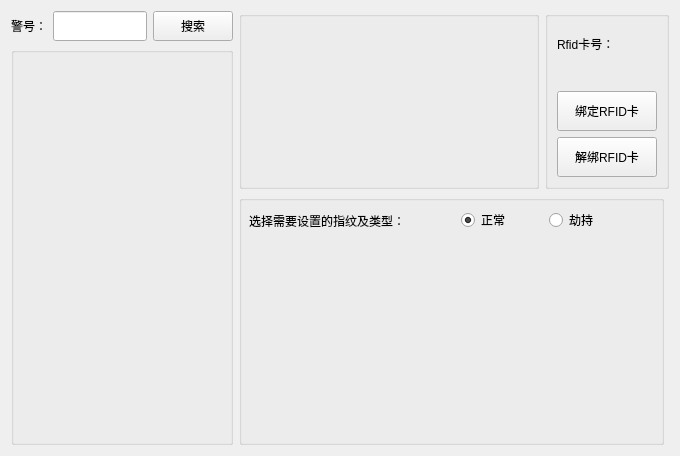
<?xml version="1.0" encoding="UTF-8"?>
<ui version="4.0">
 <class>FingerManage</class>
 <widget class="QWidget" name="FingerManage">
  <property name="geometry">
   <rect>
    <x>0</x>
    <y>0</y>
    <width>680</width>
    <height>456</height>
   </rect>
  </property>
  <property name="windowTitle">
   <string>Form</string>
  </property>
  <layout class="QGridLayout" name="gridLayout">
   <item row="1" column="0" rowspan="2">
    <widget class="ZDiyList" name="policeList"/>
   </item>
   <item row="2" column="1" colspan="2">
    <widget class="QGroupBox" name="gbFinger">
     <property name="minimumSize">
      <size>
       <width>425</width>
       <height>250</height>
      </size>
     </property>
     <property name="maximumSize">
      <size>
       <width>425</width>
       <height>250</height>
      </size>
     </property>
     <widget class="QLabel" name="label_2">
      <property name="geometry">
       <rect>
        <x>10</x>
        <y>10</y>
        <width>201</width>
        <height>31</height>
       </rect>
      </property>
      <property name="text">
       <string>选择需要设置的指纹及类型：</string>
      </property>
     </widget>
     <widget class="QToolButton" name="right05">
      <property name="geometry">
       <rect>
        <x>220</x>
        <y>110</y>
        <width>63</width>
        <height>52</height>
       </rect>
      </property>
      <property name="focusPolicy">
       <enum>Qt::NoFocus</enum>
      </property>
      <property name="icon">
       <iconset resource="../ImgSrc.qrc">
        <normaloff>:/img/fingerprint/rightfinger/Finger5_1.png</normaloff>:/img/fingerprint/rightfinger/Finger5_1.png</iconset>
      </property>
      <property name="iconSize">
       <size>
        <width>56</width>
        <height>46</height>
       </size>
      </property>
      <property name="autoRaise">
       <bool>true</bool>
      </property>
     </widget>
     <widget class="QToolButton" name="left02">
      <property name="geometry">
       <rect>
        <x>50</x>
        <y>50</y>
        <width>34</width>
        <height>89</height>
       </rect>
      </property>
      <property name="focusPolicy">
       <enum>Qt::NoFocus</enum>
      </property>
      <property name="icon">
       <iconset resource="../ImgSrc.qrc">
        <normaloff>:/img/fingerprint/leftfinger/Finger2_1.png</normaloff>:/img/fingerprint/leftfinger/Finger2_1.png</iconset>
      </property>
      <property name="iconSize">
       <size>
        <width>27</width>
        <height>83</height>
       </size>
      </property>
      <property name="autoRaise">
       <bool>true</bool>
      </property>
     </widget>
     <widget class="QToolButton" name="left03">
      <property name="geometry">
       <rect>
        <x>80</x>
        <y>40</y>
        <width>32</width>
        <height>96</height>
       </rect>
      </property>
      <property name="focusPolicy">
       <enum>Qt::NoFocus</enum>
      </property>
      <property name="icon">
       <iconset resource="../ImgSrc.qrc">
        <normaloff>:/img/fingerprint/leftfinger/Finger3_1.png</normaloff>:/img/fingerprint/leftfinger/Finger3_1.png</iconset>
      </property>
      <property name="iconSize">
       <size>
        <width>25</width>
        <height>90</height>
       </size>
      </property>
      <property name="autoRaise">
       <bool>true</bool>
      </property>
     </widget>
     <widget class="QToolButton" name="right04">
      <property name="geometry">
       <rect>
        <x>280</x>
        <y>50</y>
        <width>36</width>
        <height>86</height>
       </rect>
      </property>
      <property name="focusPolicy">
       <enum>Qt::NoFocus</enum>
      </property>
      <property name="icon">
       <iconset resource="../ImgSrc.qrc">
        <normaloff>:/img/fingerprint/rightfinger/Finger4_1.png</normaloff>:/img/fingerprint/rightfinger/Finger4_1.png</iconset>
      </property>
      <property name="iconSize">
       <size>
        <width>29</width>
        <height>80</height>
       </size>
      </property>
      <property name="autoRaise">
       <bool>true</bool>
      </property>
     </widget>
     <widget class="QToolButton" name="right06">
      <property name="geometry">
       <rect>
        <x>280</x>
        <y>140</y>
        <width>106</width>
        <height>100</height>
       </rect>
      </property>
      <property name="focusPolicy">
       <enum>Qt::NoFocus</enum>
      </property>
      <property name="icon">
       <iconset resource="../ImgSrc.qrc">
        <normaloff>:/img/fingerprint/rightfinger/rightPalm.png</normaloff>:/img/fingerprint/rightfinger/rightPalm.png</iconset>
      </property>
      <property name="iconSize">
       <size>
        <width>99</width>
        <height>94</height>
       </size>
      </property>
      <property name="autoRaise">
       <bool>true</bool>
      </property>
     </widget>
     <widget class="QToolButton" name="left06">
      <property name="geometry">
       <rect>
        <x>40</x>
        <y>140</y>
        <width>106</width>
        <height>100</height>
       </rect>
      </property>
      <property name="focusPolicy">
       <enum>Qt::NoFocus</enum>
      </property>
      <property name="icon">
       <iconset resource="../ImgSrc.qrc">
        <normaloff>:/img/fingerprint/leftfinger/leftPalm.png</normaloff>:/img/fingerprint/leftfinger/leftPalm.png</iconset>
      </property>
      <property name="iconSize">
       <size>
        <width>99</width>
        <height>94</height>
       </size>
      </property>
      <property name="autoRaise">
       <bool>true</bool>
      </property>
     </widget>
     <widget class="QToolButton" name="left01">
      <property name="geometry">
       <rect>
        <x>20</x>
        <y>80</y>
        <width>37</width>
        <height>69</height>
       </rect>
      </property>
      <property name="focusPolicy">
       <enum>Qt::NoFocus</enum>
      </property>
      <property name="icon">
       <iconset resource="../ImgSrc.qrc">
        <normaloff>:/img/fingerprint/leftfinger/Finger1_1.png</normaloff>:/img/fingerprint/leftfinger/Finger1_1.png</iconset>
      </property>
      <property name="iconSize">
       <size>
        <width>30</width>
        <height>63</height>
       </size>
      </property>
      <property name="autoRaise">
       <bool>true</bool>
      </property>
     </widget>
     <widget class="QToolButton" name="left05">
      <property name="geometry">
       <rect>
        <x>140</x>
        <y>110</y>
        <width>63</width>
        <height>52</height>
       </rect>
      </property>
      <property name="focusPolicy">
       <enum>Qt::NoFocus</enum>
      </property>
      <property name="icon">
       <iconset resource="../ImgSrc.qrc">
        <normaloff>:/img/fingerprint/leftfinger/Finger5_1.png</normaloff>:/img/fingerprint/leftfinger/Finger5_1.png</iconset>
      </property>
      <property name="iconSize">
       <size>
        <width>56</width>
        <height>46</height>
       </size>
      </property>
      <property name="autoRaise">
       <bool>true</bool>
      </property>
     </widget>
     <widget class="QToolButton" name="right03">
      <property name="geometry">
       <rect>
        <x>310</x>
        <y>40</y>
        <width>32</width>
        <height>96</height>
       </rect>
      </property>
      <property name="focusPolicy">
       <enum>Qt::NoFocus</enum>
      </property>
      <property name="icon">
       <iconset resource="../ImgSrc.qrc">
        <normaloff>:/img/fingerprint/rightfinger/Finger3_1.png</normaloff>:/img/fingerprint/rightfinger/Finger3_1.png</iconset>
      </property>
      <property name="iconSize">
       <size>
        <width>25</width>
        <height>90</height>
       </size>
      </property>
      <property name="autoRaise">
       <bool>true</bool>
      </property>
     </widget>
     <widget class="QToolButton" name="right02">
      <property name="geometry">
       <rect>
        <x>340</x>
        <y>50</y>
        <width>34</width>
        <height>89</height>
       </rect>
      </property>
      <property name="focusPolicy">
       <enum>Qt::NoFocus</enum>
      </property>
      <property name="icon">
       <iconset resource="../ImgSrc.qrc">
        <normaloff>:/img/fingerprint/rightfinger/Finger2_1.png</normaloff>:/img/fingerprint/rightfinger/Finger2_1.png</iconset>
      </property>
      <property name="iconSize">
       <size>
        <width>27</width>
        <height>83</height>
       </size>
      </property>
      <property name="autoRaise">
       <bool>true</bool>
      </property>
     </widget>
     <widget class="QToolButton" name="right01">
      <property name="geometry">
       <rect>
        <x>370</x>
        <y>80</y>
        <width>37</width>
        <height>69</height>
       </rect>
      </property>
      <property name="focusPolicy">
       <enum>Qt::NoFocus</enum>
      </property>
      <property name="icon">
       <iconset resource="../ImgSrc.qrc">
        <normaloff>:/img/fingerprint/rightfinger/Finger1_1.png</normaloff>:/img/fingerprint/rightfinger/Finger1_1.png</iconset>
      </property>
      <property name="iconSize">
       <size>
        <width>30</width>
        <height>63</height>
       </size>
      </property>
      <property name="autoRaise">
       <bool>true</bool>
      </property>
     </widget>
     <widget class="QToolButton" name="left04">
      <property name="geometry">
       <rect>
        <x>110</x>
        <y>50</y>
        <width>36</width>
        <height>86</height>
       </rect>
      </property>
      <property name="focusPolicy">
       <enum>Qt::NoFocus</enum>
      </property>
      <property name="icon">
       <iconset resource="../ImgSrc.qrc">
        <normaloff>:/img/fingerprint/leftfinger/Finger4_1.png</normaloff>:/img/fingerprint/leftfinger/Finger4_1.png</iconset>
      </property>
      <property name="iconSize">
       <size>
        <width>29</width>
        <height>80</height>
       </size>
      </property>
      <property name="autoRaise">
       <bool>true</bool>
      </property>
     </widget>
     <widget class="QRadioButton" name="typeNormal">
      <property name="geometry">
       <rect>
        <x>222</x>
        <y>10</y>
        <width>70</width>
        <height>30</height>
       </rect>
      </property>
      <property name="text">
       <string>正常</string>
      </property>
      <property name="checked">
       <bool>true</bool>
      </property>
     </widget>
     <widget class="QRadioButton" name="typeHijack">
      <property name="geometry">
       <rect>
        <x>310</x>
        <y>10</y>
        <width>70</width>
        <height>30</height>
       </rect>
      </property>
      <property name="text">
       <string>劫持</string>
      </property>
     </widget>
    </widget>
   </item>
   <item row="0" column="0">
    <widget class="QWidget" name="widget" native="true">
     <property name="sizePolicy">
      <sizepolicy hsizetype="Preferred" vsizetype="Fixed">
       <horstretch>0</horstretch>
       <verstretch>0</verstretch>
      </sizepolicy>
     </property>
     <layout class="QHBoxLayout" name="horizontalLayout">
      <property name="leftMargin">
       <number>0</number>
      </property>
      <property name="topMargin">
       <number>0</number>
      </property>
      <property name="rightMargin">
       <number>0</number>
      </property>
      <property name="bottomMargin">
       <number>0</number>
      </property>
      <item>
       <widget class="QLabel" name="label_3">
        <property name="minimumSize">
         <size>
          <width>0</width>
          <height>30</height>
         </size>
        </property>
        <property name="text">
         <string>警号：</string>
        </property>
       </widget>
      </item>
      <item>
       <widget class="QLineEdit" name="policeNo">
        <property name="minimumSize">
         <size>
          <width>0</width>
          <height>30</height>
         </size>
        </property>
       </widget>
      </item>
      <item>
       <widget class="QPushButton" name="searchButton">
        <property name="minimumSize">
         <size>
          <width>80</width>
          <height>30</height>
         </size>
        </property>
        <property name="text">
         <string>搜索</string>
        </property>
       </widget>
      </item>
     </layout>
    </widget>
   </item>
   <item row="0" column="1" rowspan="2">
    <widget class="PoliceInfo" name="policeInfo">
     <property name="sizePolicy">
      <sizepolicy hsizetype="Fixed" vsizetype="Preferred">
       <horstretch>0</horstretch>
       <verstretch>0</verstretch>
      </sizepolicy>
     </property>
     <property name="minimumSize">
      <size>
       <width>300</width>
       <height>0</height>
      </size>
     </property>
    </widget>
   </item>
   <item row="0" column="2" rowspan="2">
    <widget class="QGroupBox" name="groupBox">
     <property name="sizePolicy">
      <sizepolicy hsizetype="Fixed" vsizetype="Preferred">
       <horstretch>0</horstretch>
       <verstretch>0</verstretch>
      </sizepolicy>
     </property>
     <layout class="QVBoxLayout" name="verticalLayout">
      <item>
       <widget class="QLabel" name="label">
        <property name="text">
         <string>Rfid卡号：</string>
        </property>
        <property name="alignment">
         <set>Qt::AlignBottom|Qt::AlignLeading|Qt::AlignLeft</set>
        </property>
       </widget>
      </item>
      <item>
       <widget class="QLabel" name="rfidCardNo">
        <property name="alignment">
         <set>Qt::AlignCenter</set>
        </property>
       </widget>
      </item>
      <item>
       <widget class="QPushButton" name="addRfid">
        <property name="minimumSize">
         <size>
          <width>100</width>
          <height>40</height>
         </size>
        </property>
        <property name="focusPolicy">
         <enum>Qt::NoFocus</enum>
        </property>
        <property name="text">
         <string>绑定RFID卡</string>
        </property>
       </widget>
      </item>
      <item>
       <widget class="QPushButton" name="delRfid">
        <property name="minimumSize">
         <size>
          <width>100</width>
          <height>40</height>
         </size>
        </property>
        <property name="focusPolicy">
         <enum>Qt::NoFocus</enum>
        </property>
        <property name="text">
         <string>解绑RFID卡</string>
        </property>
       </widget>
      </item>
     </layout>
    </widget>
   </item>
  </layout>
 </widget>
 <customwidgets>
  <customwidget>
   <class>ZDiyList</class>
   <extends>QGroupBox</extends>
   <header location="global">zdiylist.h</header>
   <container>1</container>
  </customwidget>
  <customwidget>
   <class>PoliceInfo</class>
   <extends>QGroupBox</extends>
   <header location="global">policeinfo.h</header>
   <container>1</container>
  </customwidget>
 </customwidgets>
 <resources>
  <include location="../ImgSrc.qrc"/>
 </resources>
 <connections/>
</ui>
